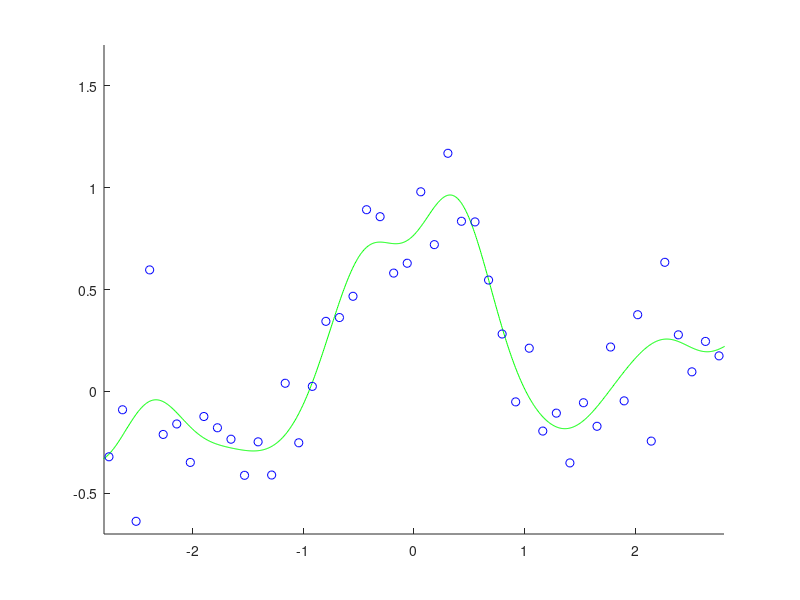

MATLAB code for this plot:
n=50; x=linspace(-3,3,n)'; pix=pi*x;
y=sin(pix)./(pix)+0.1*x+0.2*randn(n,1);

x2=x.^2; xx=repmat(x2,1,n)+repmat(x2',n,1)-2*x*x';
hhs=2*[0.03 0.3 3].^2; ls=[0.0001 0.1 100];
m=5; u=mod(randperm(n),m)+1;
for hk=1:length(hhs)
  hh=hhs(hk); k=exp(-xx/hh);
  for i=1:m
    ki=k(u~=i,:); kc=k(u==i,:); yi=y(u~=i); yc=y(u==i);
    for lk=1:length(ls)
      t=(ki'*ki+ls(lk)*eye(n))\(ki'*yi);
      g(hk,lk,i)=mean((yc-kc*t).^2);
end, end, end
[gl,ggl]=min(mean(g,3),[],2); [ghl,gghl]=min(gl); 
L=ls(ggl(gghl)); HH=hhs(gghl);

N=1000; X=linspace(-3,3,N)';
K=exp(-(repmat(X.^2,1,n)+repmat(x2',N,1)-2*X*x')/HH);
k=exp(-xx/HH); t=(k^2+L*eye(n))\(k*y); F=K*t;

figure(1); clf; hold on; axis([-2.8 2.8 -0.7 1.7]);
plot(X,F,'g-'); plot(x,y,'bo'); 
